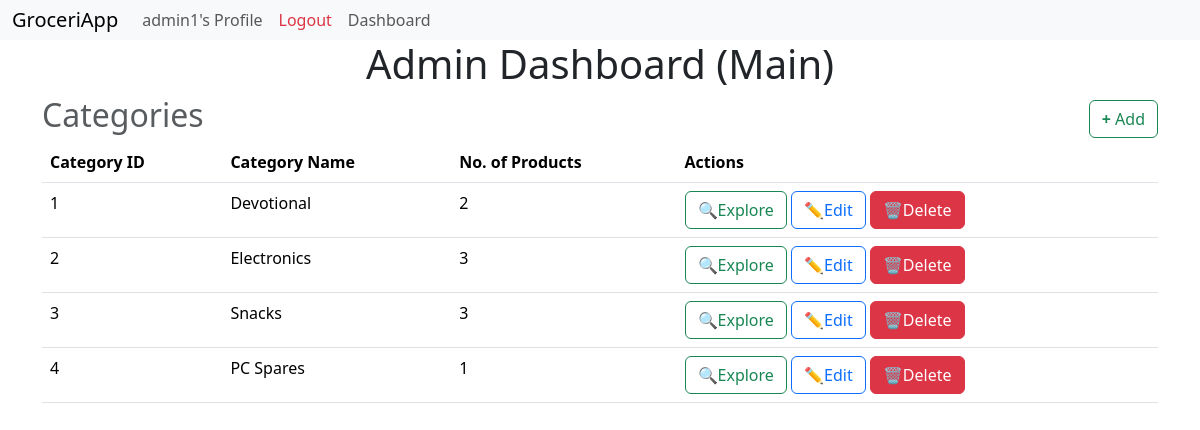
Page /admin (signed in) on the earlier database version.
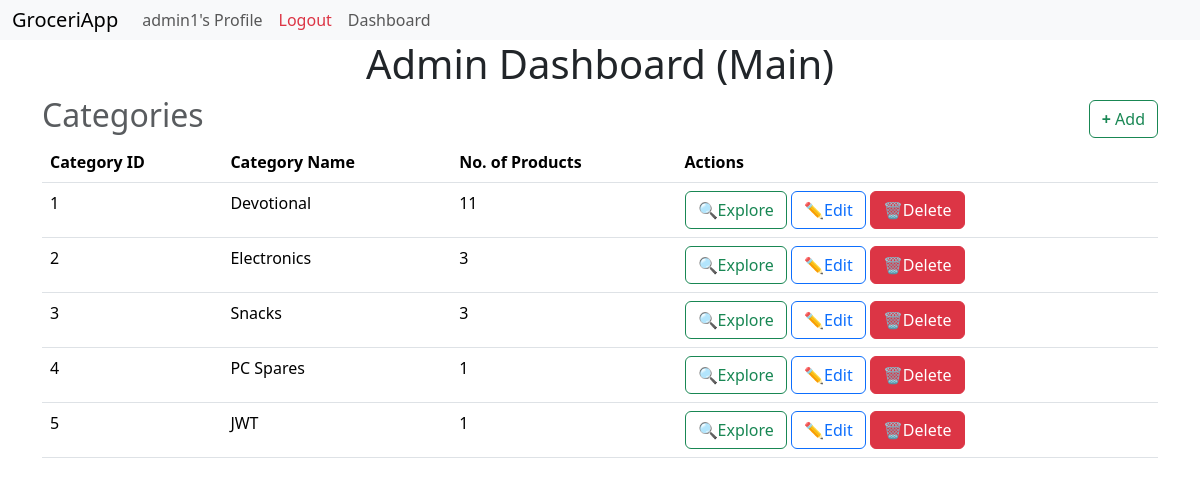
Same page on the later database version.
### models.py (models this page shows)
class Category(db.Model):
    __tablename__ = "category"
    id = db.Column(db.Integer, primary_key = True)
    name = db.Column(db.String(66), nullable = False)
    products = db.relationship("Product", backref = "category", lazy = True)

### routes.py (the view)
@bprint.route("/admin")
@admin_required
def admindash():
    user = User.query.get(session['user_id'])
    if not user.is_admin:
        flash('You are not authorized to view this page, redirecting you to dashboard')
        return redirect(url_for('main.homepage'))
    return render_template("admin_dash.html", user = user, categories = Category.query.all())

### routes.py (called while the page is built)
def admin_required(func):
    @wraps(func)
    def inner(*args, **kwargs):
        if 'user_id' not in session:
            flash("You need to login first to continue")
            return redirect(url_for('main.login'))
        user = User.query.get(session['user_id'])
        if not user.is_admin:
            flash('You are not authorized to make changes!')
            return redirect(url_for('main.homepage'))
        return func(*args, **kwargs)
    return inner

### templates/admin_dash.html (shortened to what this page needs)
{% extends 'layout.html' %}
{% block content %}
    <h1>Admin Dashboard (Main)</h1>
    <div class = "heading">
        <h2 class = "text-muted">Categories</h2>
        <a class = "btn btn-outline-success" href="{{url_for('main.add_categories')}}"><strong>+</strong> Add</a>
    </div>
    <table class="table">
        <thead>
            <tr>
                <th>Category ID</th>
                <th>Category Name</th>
                <th>No. of Products</th>
                <th>Actions</th>
            </tr>
        </thead>
        <tbody>
            {% for categories in categories %}
            <tr>
                <td>{{categories.id}}</td>
                <td>{{categories.name}}</td>
                <td>{{categories.products|length}}</td>
                <td>
                    <a href="{{url_for('main.show_category', id = categories.id)}}" class="btn btn-outline-success">🔍Explore</a>
                    <a href="{{url_for('main.edit_category', id = categories.id)}}" class="btn btn-outline-primary">✏️Edit</a>
                    <a href="{{url_for('main.delete_category', id = categories.id)}}" class = "btn btn-danger">&#x1F5D1;Delete</a>
                </td>
            </tr>
            {% endfor %}
        </tbody>
    </table>
{% endblock %}

Differences in the rows shown:
computed for Category "Devotional": products|length "2" → "11"
added Category: id "5", name "JWT", products|length "1"
